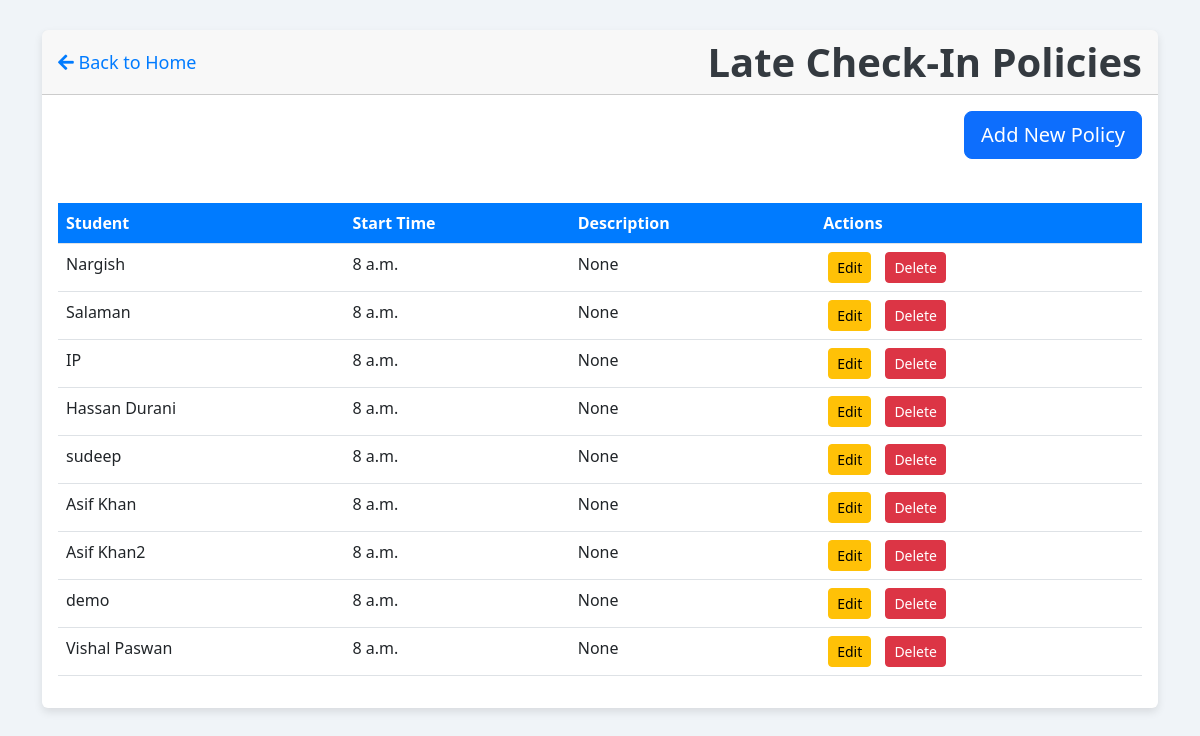
Screenshot of /late_checkin_policy_list/ (signed in) with the database file from the repository.
### app1/models.py (models this page shows, shortened)
class LateCheckInPolicy(models.Model):
    student = models.OneToOneField(Student, on_delete=models.CASCADE, related_name="late_checkin_policy")
    def get_default_start_time():
        return time(8, 0)  # Default time as 8:00 AM
    start_time = models.TimeField(default=get_default_start_time)
    description = models.CharField(max_length=255, blank=True, null=True)

class Student(models.Model):
    user = models.OneToOneField(User, on_delete=models.CASCADE, related_name="student_profile")
    name = models.CharField(max_length=255)
    email = models.EmailField(max_length=255)
    phone_number = models.CharField(max_length=15)
    face_embedding = models.JSONField(blank=True, null=True)
    authorized = models.BooleanField(default=False)
    roll_no = models.CharField(max_length=20,unique=True)
    address = models.TextField()
    date_of_birth = models.DateField()
    joining_date = models.DateField()
    mother_name = models.CharField(max_length=255)
    father_name = models.CharField(max_length=255)
    session = models.ForeignKey(Session, on_delete=models.CASCADE, related_name="students")
    courses = models.ManyToManyField(Course, related_name="students")
    department = models.ManyToManyField(Department, related_name="students")
    semester= models.ManyToManyField(Semester, related_name="students")

### app1/views.py (the view)
# urls.py: path('late_checkin_policy_list/', views.late_checkin_policy_list, name='late_checkin_policy_list'),
@staff_member_required
def late_checkin_policy_list(request):
    policies = LateCheckInPolicy.objects.select_related('student').all()
    return render(request, 'latecheckinpolicy_list.html', {'policies': policies})

### templates/latecheckinpolicy_list.html (shortened to what this page needs)
<!DOCTYPE html>
<html lang="en">
<head>
    <link href="https://cdn.jsdelivr.net/npm/bootstrap@5.3.0-alpha3/dist/css/bootstrap.min.css" rel="stylesheet">
    <link href="https://cdnjs.cloudflare.com/ajax/libs/font-awesome/5.15.3/css/all.min.css" rel="stylesheet">
</head>
<body>
    <div class="container">
        <div class="card">
            <div class="card-header">
                <a href="{% url 'home' %}" class="back-icon">
                    <i class="fas fa-arrow-left"></i> Back to Home
                </a>
                <h1 class="text-center mb-0">Late Check-In Policies</h1>
            </div>
            <div class="card-body">
                <div class="text-end">
                    <a href="{% url 'create_late_checkin_policy' %}" class="btn btn-primary btn-lg">Add New Policy</a>
                </div>
                <div class="table-responsive">
                    <table class="table table-hover mt-4">
                        <thead>
                            <tr>
                                <th>Student</th>
                                <th>Start Time</th>
                                <th>Description</th>
                                <th>Actions</th>
                            </tr>
                        </thead>
                        <tbody>
                            {% for policy in policies %}
                            <tr>
                                <td>{{ policy.student.name }}</td>
                                <td>{{ policy.start_time }}</td>
                                <td>{{ policy.description }}</td>
                                <td>
                                    <a href="{% url 'update_late_checkin_policy' policy.id %}" class="btn btn-sm btn-warning btn-action">Edit</a>
                                    <form action="{% url 'delete_late_checkin_policy' policy.id %}" method="post" style="display:inline;">
                                        <button type="submit" class="btn btn-sm btn-danger btn-action" onclick="return confirm('Are you sure you want to delete this policy?');">Delete</button>
                                    </form>
                                </td>
                            </tr>
                            {% empty %}
                            <tr>
                                <td colspan="4" class="no-policies">No policies found.</td>
                            </tr>
                            {% endfor %}
                        </tbody>
                    </table>
                </div>
            </div>
        </div>
    </div>
</body>
</html>

### templates/latecheckinpolicy_list.html (style rules this page uses)
body { background-color: #f0f4f8; }
.container { margin-top: 30px; }
h1 { color: #343a40; margin-bottom: 20px; font-weight: 600; }
.btn-primary { margin-bottom: 20px; }
.table th { background-color: #007bff; color: white; }
.btn-action { margin: 0 5px; }
.card { border: none; box-shadow: 0 4px 8px rgba(0, 0, 0, 0.1); margin-bottom: 30px; }
.back-icon { font-size: 18px; color: #007bff; text-decoration: none; }
.card-header { display: flex; align-items: center; justify-content: space-between; }
.card-header a { color: #007bff; }

### rows the page displays
LateCheckInPolicy: student.name "Nargish", start_time "8 a.m.", description "None"
LateCheckInPolicy: student.name "Salaman", start_time "8 a.m.", description "None"
LateCheckInPolicy: student.name "IP", start_time "8 a.m.", description "None"
LateCheckInPolicy: student.name "Hassan Durani", start_time "8 a.m.", description "None"
LateCheckInPolicy: student.name "sudeep", start_time "8 a.m.", description "None"
LateCheckInPolicy: student.name "Asif Khan", start_time "8 a.m.", description "None"
LateCheckInPolicy: student.name "Asif Khan2", start_time "8 a.m.", description "None"
LateCheckInPolicy: student.name "demo", start_time "8 a.m.", description "None"
LateCheckInPolicy: student.name "Vishal Paswan", start_time "8 a.m.", description "None"
